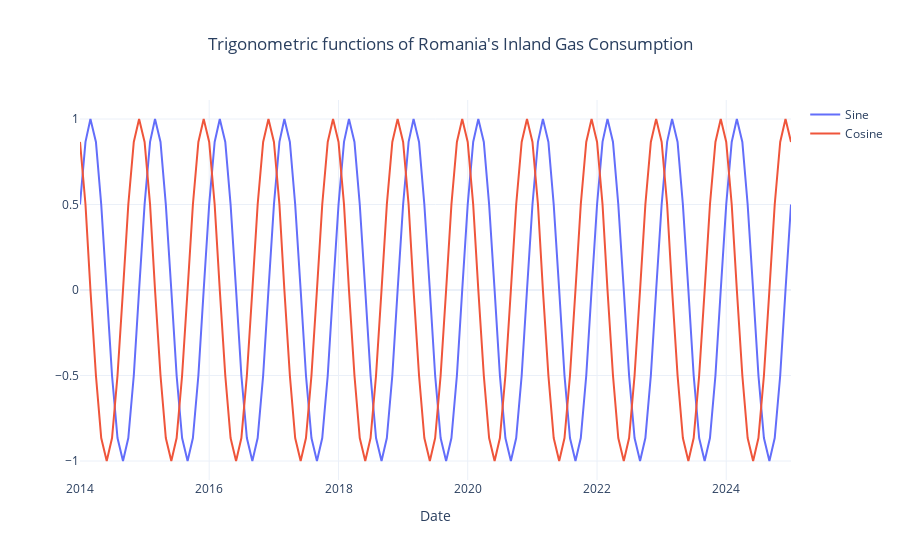

The notebook cell this image was saved under:
### Code cell
fig = go.Figure()

fig.add_trace(go.Scatter(x=trig_df.index,
                         y=trig_df['Cons_sin'],
                         mode='lines',
                         name='Sine')
                         )


fig.add_trace(go.Scatter(x=trig_df.index,
                         y=trig_df['Cons_cos'],
                         mode='lines',
                         name='Cosine')
                         )

fig.update_layout(title="Trigonometric functions of Romania's Inland Gas Consumption",
                  xaxis_title='Date',
                  title_x = 0.5,
                  yaxis_title='',
                  template='plotly_white')
            
fig.show()

### Figure 1 — Plotly figure (JSON) as saved in the notebook; plotly's stock layout.template omitted (floating-point values rounded to 4 significant figures; data arrays with more than 128 entries replaced by an {"elided": "..."} marker saying what was removed)
{"data": [{"mode": "lines", "name": "Sine", "type": "scatter", "x": {"elided": "133 str values"}, "y": {"elided": "133 float values"}}, {"mode": "lines", "name": "Cosine", "type": "scatter", "x": {"elided": "133 str values"}, "y": {"elided": "133 float values"}}], "layout": {"title": {"text": "Trigonometric functions of Romania's Inland Gas Consumption", "x": 0.5}, "xaxis": {"title": {"text": "Date"}}, "yaxis": {"title": {"text": ""}}}}
